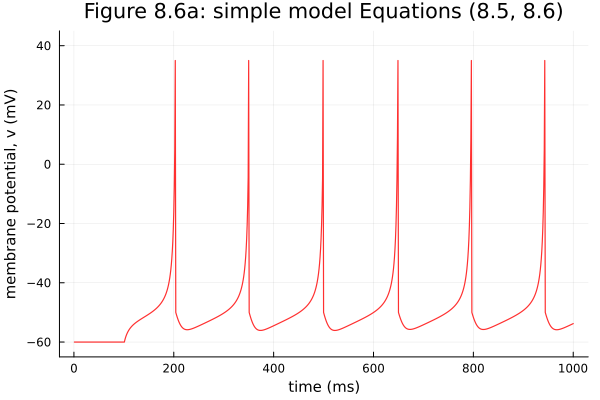

This chart was generated by the following Julia code:
### A Pluto.jl notebook ###
# v0.19.45

using Markdown
using InteractiveUtils

# ╔═╡ 417d66ce-a046-11ef-13b9-3df4bf34ef36
using Plots

# ╔═╡ c4cb3153-77f4-4e1a-996f-76d74ac9d646
md"""
The following MATLAB code simulates the model (Equations 8.5 & 8.6) and produces Figure 8.6a; see page 274.

We will translate the MATLAB code into Julia and recreate Figure 8.6a.

```matlab
C=100; vr=-60; vt=-40; k=0.7; % parameters used for RS
a=0.03; b=-2; c=-50; d=100; % neocortical pyramidal neurons
vpeak=35; % spike cutoff

T=1000; tau=1; % time span and step (ms)
n=round(T/tau); % number of simulation steps
v=vr*ones(1,n); u=0*v; % initial values
I=[zeros(1,0.1*n),70*ones(1,0.9*n)];% pulse of input DC current

for i=1:n-1 % forward Euler method
	v(i+1)=v(i)+tau*(k*(v(i)-vr)*(v(i)-vt)-u(i)+I(i))/C;
	u(i+1)=u(i)+tau*a*(b*(v(i)-vr)-u(i));
	if v(i+1)>=vpeak % a spike is fired!
		v(i)=vpeak; % padding the spike amplitude
		v(i+1)=c; % membrane voltage reset
		u(i+1)=u(i+1)+d; % recovery variable update
	end;
end;
plot(tau*(1:n), v); % plot the result
```
"""

# ╔═╡ 66805534-4dda-49d8-9d10-fcb119c4cb1a
begin
	C,vr,vt,k=[100,-60,-40,0.7]    # parameters used for RS
	a,b,c,d=[0.03,-2,-50,100]      # neocortical pyramidal neurons
	vpeak=35                       # spike cutoff
	
	T,tau=[1000, 1]                # time span and step (ms)
	n=round(Int, T/tau)            # number of simulation steps
	v,u=[vr*ones(1,n),zeros(1,n)]  # initial values
	I=[zeros(1,round(Int, 0.1*n)) 70*ones(1,round(Int,0.9*n))] # pules of input DC current
end

# ╔═╡ 20e78377-6380-4b7d-9552-bc6c7c46bf62
for i=1:n-1
	v[i+1]=v[i]+tau*(k*(v[i]-vr)*(v[i]-vt)-u[i]+I[i])/C
	u[i+1]=u[i]+tau*a*(b*(v[i]-vr)-u[i])
	if v[i+1]>=vpeak                     # a spike is fired!
		v[i]=vpeak                       # padding the spike amplitude
		v[i+1]=c                         # membrane voltage reset
		u[i+1]=u[i+1]+d                  # recovery variable update
	end
end

# ╔═╡ b18c0871-6da3-43ce-853e-d1f812860a34
plot([tau*i for i=1:n],[v[i] for i=1:n])

# ╔═╡ 8ce4c31d-2eb8-4c3b-82bb-39987ccdd799
md"""
Thus the complete Julia translation of the provided MATLAB code is:

```julia
C,vr,vt,k=[100,-60,-40,0.7]    # parameters used for RS
a,b,c,d=[0.03,-2,-50,100]      # neocortical pyramidal neurons
vpeak=35                       # spike cutoff

T,tau=[1000, 1]                # time span and step (ms)
n=round(Int, T/tau)            # number of simulation steps
v,u=[vr*ones(1,n),zeros(1,n)]  # initial values
I=[zeros(1,round(Int, 0.1*n)) 70*ones(1,round(Int,0.9*n))] # pules of input DC current

for i=1:n-1
	v[i+1]=v[i]+tau*(k*(v[i]-vr)*(v[i]-vt)-u[i]+I[i])/C
	u[i+1]=u[i]+tau*a*(b*(v[i]-vr)-u[i])
	if v[i+1]>=vpeak                     # a spike is fired!
		v[i]=vpeak                       # padding the spike amplitude
		v[i+1]=c                         # membrane voltage reset
		u[i+1]=u[i+1]+d                  # recovery variable update
	end
end

plot([tau*i for i=1:n],[v[i] for i=1:n])
```
"""

# ╔═╡ c32cb70b-d72c-49bf-b3d9-eec158e6e72a
md"""
Tidying up the plot and saving:
"""

# ╔═╡ 3bc0235a-880a-4b6e-8358-1981c6d35674
plot(
	[tau*i for i=1:n],
	[v[i] for i=1:n],
	color=:firebrick1,
	linewidth=1.2,
	ylim=[-65,45],
	xtick=0:200:1000,
	ytick=-60:20:40,
	label="",
	xlabel="time (ms)",
	ylabel="membrane potential, v (mV)",
	xguidefontsize=10,
	yguidefontsize=10,
	title="Figure 8.6a",
	titlefontsize=14
)

# ╔═╡ 130ac2d5-661e-45c8-89c5-5756d45f1cd4
savefig("fig8_6a")

# ╔═╡ 00000000-0000-0000-0000-000000000001
PLUTO_PROJECT_TOML_CONTENTS = """
[deps]
Plots = "91a5bcdd-55d7-5caf-9e0b-520d859cae80"

[compat]
Plots = "~1.40.8"
"""

# ╔═╡ 00000000-0000-0000-0000-000000000002
PLUTO_MANIFEST_TOML_CONTENTS = """
# This file is machine-generated - editing it directly is not advised

julia_version = "1.8.0"
manifest_format = "2.0"
project_hash = "cd0152cf4ca63e41e1e8e7cfd4831fc9f5ed5873"

[[deps.ArgTools]]
uuid = "0dad84c5-d112-42e6-8d28-ef12dabb789f"
version = "1.1.1"

[[deps.Artifacts]]
uuid = "56f22d72-fd6d-98f1-02f0-08ddc0907c33"

[[deps.Base64]]
uuid = "2a0f44e3-6c83-55bd-87e4-b1978d98bd5f"

[[deps.BitFlags]]
git-tree-sha1 = "0691e34b3bb8be9307330f88d1a3c3f25466c24d"
uuid = "d1d4a3ce-64b1-5f1a-9ba4-7e7e69966f35"
version = "0.1.9"

[[deps.Bzip2_jll]]
deps = ["Artifacts", "JLLWrappers", "Libdl", "Pkg"]
git-tree-sha1 = "8873e196c2eb87962a2048b3b8e08946535864a1"
uuid = "6e34b625-4abd-537c-b88f-471c36dfa7a0"
version = "1.0.8+2"

[[deps.Cairo_jll]]
deps = ["Artifacts", "Bzip2_jll", "CompilerSupportLibraries_jll", "Fontconfig_jll", "FreeType2_jll", "Glib_jll", "JLLWrappers", "LZO_jll", "Libdl", "Pixman_jll", "Xorg_libXext_jll", "Xorg_libXrender_jll", "Zlib_jll", "libpng_jll"]
git-tree-sha1 = "009060c9a6168704143100f36ab08f06c2af4642"
uuid = "83423d85-b0ee-5818-9007-b63ccbeb887a"
version = "1.18.2+1"

[[deps.ChainRulesCore]]
deps = ["Compat", "LinearAlgebra", "SparseArrays"]
git-tree-sha1 = "3e4b134270b372f2ed4d4d0e936aabaefc1802bc"
uuid = "d360d2e6-b24c-11e9-a2a3-2a2ae2dbcce4"
version = "1.25.0"

[[deps.ChangesOfVariables]]
deps = ["InverseFunctions", "LinearAlgebra", "Test"]
git-tree-sha1 = "799b25ca3a8a24936ae7b5c52ad194685fc3e6ef"
uuid = "9e997f8a-9a97-42d5-a9f1-ce6bfc15e2c0"
version = "0.1.9"

[[deps.CodecZlib]]
deps = ["TranscodingStreams", "Zlib_jll"]
git-tree-sha1 = "bce6804e5e6044c6daab27bb533d1295e4a2e759"
uuid = "944b1d66-785c-5afd-91f1-9de20f533193"
version = "0.7.6"

[[deps.ColorSchemes]]
deps = ["ColorTypes", "ColorVectorSpace", "Colors", "FixedPointNumbers", "PrecompileTools", "Random"]
git-tree-sha1 = "c785dfb1b3bfddd1da557e861b919819b82bbe5b"
uuid = "35d6a980-a343-548e-a6ea-1d62b119f2f4"
version = "3.27.1"

[[deps.ColorTypes]]
deps = ["FixedPointNumbers", "Random"]
git-tree-sha1 = "c7acce7a7e1078a20a285211dd73cd3941a871d6"
uuid = "3da002f7-5984-5a60-b8a6-cbb66c0b333f"
version = "0.12.0"

[[deps.ColorVectorSpace]]
deps = ["ColorTypes", "FixedPointNumbers", "LinearAlgebra", "Requires", "Statistics", "TensorCore"]
git-tree-sha1 = "8b3b6f87ce8f65a2b4f857528fd8d70086cd72b1"
uuid = "c3611d14-8923-5661-9e6a-0046d554d3a4"
version = "0.11.0"

[[deps.Colors]]
deps = ["ColorTypes", "FixedPointNumbers", "Reexport"]
git-tree-sha1 = "64e15186f0aa277e174aa81798f7eb8598e0157e"
uuid = "5ae59095-9a9b-59fe-a467-6f913c188581"
version = "0.13.0"

[[deps.Compat]]
deps = ["Dates", "LinearAlgebra", "TOML", "UUIDs"]
git-tree-sha1 = "8ae8d32e09f0dcf42a36b90d4e17f5dd2e4c4215"
uuid = "34da2185-b29b-5c13-b0c7-acf172513d20"
version = "4.16.0"

[[deps.CompilerSupportLibraries_jll]]
deps = ["Artifacts", "Libdl"]
uuid = "e66e0078-7015-5450-92f7-15fbd957f2ae"
version = "0.5.2+0"

[[deps.ConcurrentUtilities]]
deps = ["Serialization", "Sockets"]
git-tree-sha1 = "ea32b83ca4fefa1768dc84e504cc0a94fb1ab8d1"
uuid = "f0e56b4a-5159-44fe-b623-3e5288b988bb"
version = "2.4.2"

[[deps.ConstructionBase]]
deps = ["LinearAlgebra"]
git-tree-sha1 = "76219f1ed5771adbb096743bff43fb5fdd4c1157"
uuid = "187b0558-2788-49d3-abe0-74a17ed4e7c9"
version = "1.5.8"

[[deps.Contour]]
git-tree-sha1 = "439e35b0b36e2e5881738abc8857bd92ad6ff9a8"
uuid = "d38c429a-6771-53c6-b99e-75d170b6e991"
version = "0.6.3"

[[deps.DataAPI]]
git-tree-sha1 = "abe83f3a2f1b857aac70ef8b269080af17764bbe"
uuid = "9a962f9c-6df0-11e9-0e5d-c546b8b5ee8a"
version = "1.16.0"

[[deps.DataStructures]]
deps = ["Compat", "InteractiveUtils", "OrderedCollections"]
git-tree-sha1 = "1d0a14036acb104d9e89698bd408f63ab58cdc82"
uuid = "864edb3b-99cc-5e75-8d2d-829cb0a9cfe8"
version = "0.18.20"

[[deps.Dates]]
deps = ["Printf"]
uuid = "ade2ca70-3891-5945-98fb-dc099432e06a"

[[deps.Dbus_jll]]
deps = ["Artifacts", "Expat_jll", "JLLWrappers", "Libdl"]
git-tree-sha1 = "fc173b380865f70627d7dd1190dc2fce6cc105af"
uuid = "ee1fde0b-3d02-5ea6-8484-8dfef6360eab"
version = "1.14.10+0"

[[deps.DelimitedFiles]]
deps = ["Mmap"]
uuid = "8bb1440f-4735-579b-a4ab-409b98df4dab"

[[deps.DocStringExtensions]]
deps = ["LibGit2"]
git-tree-sha1 = "2fb1e02f2b635d0845df5d7c167fec4dd739b00d"
uuid = "ffbed154-4ef7-542d-bbb7-c09d3a79fcae"
version = "0.9.3"

[[deps.Downloads]]
deps = ["ArgTools", "FileWatching", "LibCURL", "NetworkOptions"]
uuid = "f43a241f-c20a-4ad4-852c-f6b1247861c6"
version = "1.6.0"

[[deps.EpollShim_jll]]
deps = ["Artifacts", "JLLWrappers", "Libdl"]
git-tree-sha1 = "8e9441ee83492030ace98f9789a654a6d0b1f643"
uuid = "2702e6a9-849d-5ed8-8c21-79e8b8f9ee43"
version = "0.0.20230411+0"

[[deps.ExceptionUnwrapping]]
deps = ["Test"]
git-tree-sha1 = "dcb08a0d93ec0b1cdc4af184b26b591e9695423a"
uuid = "460bff9d-24e4-43bc-9d9f-a8973cb893f4"
version = "0.1.10"

[[deps.Expat_jll]]
deps = ["Artifacts", "JLLWrappers", "Libdl"]
git-tree-sha1 = "1c6317308b9dc757616f0b5cb379db10494443a7"
uuid = "2e619515-83b5-522b-bb60-26c02a35a201"
version = "2.6.2+0"

[[deps.FFMPEG]]
deps = ["FFMPEG_jll"]
git-tree-sha1 = "53ebe7511fa11d33bec688a9178fac4e49eeee00"
uuid = "c87230d0-a227-11e9-1b43-d7ebe4e7570a"
version = "0.4.2"

[[deps.FFMPEG_jll]]
deps = ["Artifacts", "Bzip2_jll", "FreeType2_jll", "FriBidi_jll", "JLLWrappers", "LAME_jll", "Libdl", "Ogg_jll", "OpenSSL_jll", "Opus_jll", "PCRE2_jll", "Zlib_jll", "libaom_jll", "libass_jll", "libfdk_aac_jll", "libvorbis_jll", "x264_jll", "x265_jll"]
git-tree-sha1 = "466d45dc38e15794ec7d5d63ec03d776a9aff36e"
uuid = "b22a6f82-2f65-5046-a5b2-351ab43fb4e5"
version = "4.4.4+1"

[[deps.FileWatching]]
uuid = "7b1f6079-737a-58dc-b8bc-7a2ca5c1b5ee"

[[deps.FixedPointNumbers]]
deps = ["Statistics"]
git-tree-sha1 = "05882d6995ae5c12bb5f36dd2ed3f61c98cbb172"
uuid = "53c48c17-4a7d-5ca2-90c5-79b7896eea93"
version = "0.8.5"

[[deps.Fontconfig_jll]]
deps = ["Artifacts", "Bzip2_jll", "Expat_jll", "FreeType2_jll", "JLLWrappers", "Libdl", "Libuuid_jll", "Zlib_jll"]
git-tree-sha1 = "db16beca600632c95fc8aca29890d83788dd8b23"
uuid = "a3f928ae-7b40-5064-980b-68af3947d34b"
version = "2.13.96+0"

[[deps.Format]]
git-tree-sha1 = "9c68794ef81b08086aeb32eeaf33531668d5f5fc"
uuid = "1fa38f19-a742-5d3f-a2b9-30dd87b9d5f8"
version = "1.3.7"

[[deps.FreeType2_jll]]
deps = ["Artifacts", "Bzip2_jll", "JLLWrappers", "Libdl", "Zlib_jll"]
git-tree-sha1 = "5c1d8ae0efc6c2e7b1fc502cbe25def8f661b7bc"
uuid = "d7e528f0-a631-5988-bf34-fe36492bcfd7"
version = "2.13.2+0"

[[deps.FriBidi_jll]]
deps = ["Artifacts", "JLLWrappers", "Libdl"]
git-tree-sha1 = "1ed150b39aebcc805c26b93a8d0122c940f64ce2"
uuid = "559328eb-81f9-559d-9380-de523a88c83c"
version = "1.0.14+0"

[[deps.GLFW_jll]]
deps = ["Artifacts", "JLLWrappers", "Libdl", "Libglvnd_jll", "Xorg_libXcursor_jll", "Xorg_libXi_jll", "Xorg_libXinerama_jll", "Xorg_libXrandr_jll", "libdecor_jll", "xkbcommon_jll"]
git-tree-sha1 = "532f9126ad901533af1d4f5c198867227a7bb077"
uuid = "0656b61e-2033-5cc2-a64a-77c0f6c09b89"
version = "3.4.0+1"

[[deps.GR]]
deps = ["Artifacts", "Base64", "DelimitedFiles", "Downloads", "GR_jll", "HTTP", "JSON", "Libdl", "LinearAlgebra", "Preferences", "Printf", "Qt6Wayland_jll", "Random", "Serialization", "Sockets", "TOML", "Tar", "Test", "p7zip_jll"]
git-tree-sha1 = "ee28ddcd5517d54e417182fec3886e7412d3926f"
uuid = "28b8d3ca-fb5f-59d9-8090-bfdbd6d07a71"
version = "0.73.8"

[[deps.GR_jll]]
deps = ["Artifacts", "Bzip2_jll", "Cairo_jll", "FFMPEG_jll", "Fontconfig_jll", "FreeType2_jll", "GLFW_jll", "JLLWrappers", "JpegTurbo_jll", "Libdl", "Libtiff_jll", "Pixman_jll", "Qt6Base_jll", "Zlib_jll", "libpng_jll"]
git-tree-sha1 = "f31929b9e67066bee48eec8b03c0df47d31a74b3"
uuid = "d2c73de3-f751-5644-a686-071e5b155ba9"
version = "0.73.8+0"

[[deps.Gettext_jll]]
deps = ["Artifacts", "CompilerSupportLibraries_jll", "JLLWrappers", "Libdl", "Libiconv_jll", "Pkg", "XML2_jll"]
git-tree-sha1 = "9b02998aba7bf074d14de89f9d37ca24a1a0b046"
uuid = "78b55507-aeef-58d4-861c-77aaff3498b1"
version = "0.21.0+0"

[[deps.Glib_jll]]
deps = ["Artifacts", "Gettext_jll", "JLLWrappers", "Libdl", "Libffi_jll", "Libiconv_jll", "Libmount_jll", "PCRE2_jll", "Zlib_jll"]
git-tree-sha1 = "674ff0db93fffcd11a3573986e550d66cd4fd71f"
uuid = "7746bdde-850d-59dc-9ae8-88ece973131d"
version = "2.80.5+0"

[[deps.Graphite2_jll]]
deps = ["Artifacts", "JLLWrappers", "Libdl", "Pkg"]
git-tree-sha1 = "344bf40dcab1073aca04aa0df4fb092f920e4011"
uuid = "3b182d85-2403-5c21-9c21-1e1f0cc25472"
version = "1.3.14+0"

[[deps.Grisu]]
git-tree-sha1 = "53bb909d1151e57e2484c3d1b53e19552b887fb2"
uuid = "42e2da0e-8278-4e71-bc24-59509adca0fe"
version = "1.0.2"

[[deps.HTTP]]
deps = ["Base64", "CodecZlib", "ConcurrentUtilities", "Dates", "ExceptionUnwrapping", "Logging", "LoggingExtras", "MbedTLS", "NetworkOptions", "OpenSSL", "Random", "SimpleBufferStream", "Sockets", "URIs", "UUIDs"]
git-tree-sha1 = "1336e07ba2eb75614c99496501a8f4b233e9fafe"
uuid = "cd3eb016-35fb-5094-929b-558a96fad6f3"
version = "1.10.10"

[[deps.HarfBuzz_jll]]
deps = ["Artifacts", "Cairo_jll", "Fontconfig_jll", "FreeType2_jll", "Glib_jll", "Graphite2_jll", "JLLWrappers", "Libdl", "Libffi_jll"]
git-tree-sha1 = "401e4f3f30f43af2c8478fc008da50096ea5240f"
uuid = "2e76f6c2-a576-52d4-95c1-20adfe4de566"
version = "8.3.1+0"

[[deps.InteractiveUtils]]
deps = ["Markdown"]
uuid = "b77e0a4c-d291-57a0-90e8-8db25a27a240"

[[deps.InverseFunctions]]
deps = ["Dates", "Test"]
git-tree-sha1 = "a779299d77cd080bf77b97535acecd73e1c5e5cb"
uuid = "3587e190-3f89-42d0-90ee-14403ec27112"
version = "0.1.17"

[[deps.IrrationalConstants]]
git-tree-sha1 = "630b497eafcc20001bba38a4651b327dcfc491d2"
uuid = "92d709cd-6900-40b7-9082-c6be49f344b6"
version = "0.2.2"

[[deps.JLFzf]]
deps = ["Pipe", "REPL", "Random", "fzf_jll"]
git-tree-sha1 = "39d64b09147620f5ffbf6b2d3255be3c901bec63"
uuid = "1019f520-868f-41f5-a6de-eb00f4b6a39c"
version = "0.1.8"

[[deps.JLLWrappers]]
deps = ["Artifacts", "Preferences"]
git-tree-sha1 = "be3dc50a92e5a386872a493a10050136d4703f9b"
uuid = "692b3bcd-3c85-4b1f-b108-f13ce0eb3210"
version = "1.6.1"

[[deps.JSON]]
deps = ["Dates", "Mmap", "Parsers", "Unicode"]
git-tree-sha1 = "31e996f0a15c7b280ba9f76636b3ff9e2ae58c9a"
uuid = "682c06a0-de6a-54ab-a142-c8b1cf79cde6"
version = "0.21.4"

[[deps.JpegTurbo_jll]]
deps = ["Artifacts", "JLLWrappers", "Libdl"]
git-tree-sha1 = "25ee0be4d43d0269027024d75a24c24d6c6e590c"
uuid = "aacddb02-875f-59d6-b918-886e6ef4fbf8"
version = "3.0.4+0"

[[deps.LAME_jll]]
deps = ["Artifacts", "JLLWrappers", "Libdl"]
git-tree-sha1 = "170b660facf5df5de098d866564877e119141cbd"
uuid = "c1c5ebd0-6772-5130-a774-d5fcae4a789d"
version = "3.100.2+0"

[[deps.LERC_jll]]
deps = ["Artifacts", "JLLWrappers", "Libdl"]
git-tree-sha1 = "36bdbc52f13a7d1dcb0f3cd694e01677a515655b"
uuid = "88015f11-f218-50d7-93a8-a6af411a945d"
version = "4.0.0+0"

[[deps.LLVMOpenMP_jll]]
deps = ["Artifacts", "JLLWrappers", "Libdl"]
git-tree-sha1 = "78211fb6cbc872f77cad3fc0b6cf647d923f4929"
uuid = "1d63c593-3942-5779-bab2-d838dc0a180e"
version = "18.1.7+0"

[[deps.LZO_jll]]
deps = ["Artifacts", "JLLWrappers", "Libdl"]
git-tree-sha1 = "854a9c268c43b77b0a27f22d7fab8d33cdb3a731"
uuid = "dd4b983a-f0e5-5f8d-a1b7-129d4a5fb1ac"
version = "2.10.2+1"

[[deps.LaTeXStrings]]
git-tree-sha1 = "dda21b8cbd6a6c40d9d02a73230f9d70fed6918c"
uuid = "b964fa9f-0449-5b57-a5c2-d3ea65f4040f"
version = "1.4.0"

[[deps.Latexify]]
deps = ["Format", "InteractiveUtils", "LaTeXStrings", "MacroTools", "Markdown", "OrderedCollections", "Requires"]
git-tree-sha1 = "ce5f5621cac23a86011836badfedf664a612cee4"
uuid = "23fbe1c1-3f47-55db-b15f-69d7ec21a316"
version = "0.16.5"

[[deps.LibCURL]]
deps = ["LibCURL_jll", "MozillaCACerts_jll"]
uuid = "b27032c2-a3e7-50c8-80cd-2d36dbcbfd21"
version = "0.6.3"

[[deps.LibCURL_jll]]
deps = ["Artifacts", "LibSSH2_jll", "Libdl", "MbedTLS_jll", "Zlib_jll", "nghttp2_jll"]
uuid = "deac9b47-8bc7-5906-a0fe-35ac56dc84c0"
version = "7.84.0+0"

[[deps.LibGit2]]
deps = ["Base64", "NetworkOptions", "Printf", "SHA"]
uuid = "76f85450-5226-5b5a-8eaa-529ad045b433"

[[deps.LibSSH2_jll]]
deps = ["Artifacts", "Libdl", "MbedTLS_jll"]
uuid = "29816b5a-b9ab-546f-933c-edad1886dfa8"
version = "1.10.2+0"

[[deps.Libdl]]
uuid = "8f399da3-3557-5675-b5ff-fb832c97cbdb"

[[deps.Libffi_jll]]
deps = ["Artifacts", "JLLWrappers", "Libdl", "Pkg"]
git-tree-sha1 = "0b4a5d71f3e5200a7dff793393e09dfc2d874290"
uuid = "e9f186c6-92d2-5b65-8a66-fee21dc1b490"
version = "3.2.2+1"

[[deps.Libgcrypt_jll]]
deps = ["Artifacts", "JLLWrappers", "Libdl", "Libgpg_error_jll"]
git-tree-sha1 = "8be878062e0ffa2c3f67bb58a595375eda5de80b"
uuid = "d4300ac3-e22c-5743-9152-c294e39db1e4"
version = "1.11.0+0"

[[deps.Libglvnd_jll]]
deps = ["Artifacts", "JLLWrappers", "Libdl", "Pkg", "Xorg_libX11_jll", "Xorg_libXext_jll"]
git-tree-sha1 = "6f73d1dd803986947b2c750138528a999a6c7733"
uuid = "7e76a0d4-f3c7-5321-8279-8d96eeed0f29"
version = "1.6.0+0"

[[deps.Libgpg_error_jll]]
deps = ["Artifacts", "JLLWrappers", "Libdl"]
git-tree-sha1 = "c6ce1e19f3aec9b59186bdf06cdf3c4fc5f5f3e6"
uuid = "7add5ba3-2f88-524e-9cd5-f83b8a55f7b8"
version = "1.50.0+0"

[[deps.Libiconv_jll]]
deps = ["Artifacts", "JLLWrappers", "Libdl"]
git-tree-sha1 = "61dfdba58e585066d8bce214c5a51eaa0539f269"
uuid = "94ce4f54-9a6c-5748-9c1c-f9c7231a4531"
version = "1.17.0+1"

[[deps.Libmount_jll]]
deps = ["Artifacts", "JLLWrappers", "Libdl"]
git-tree-sha1 = "0c4f9c4f1a50d8f35048fa0532dabbadf702f81e"
uuid = "4b2f31a3-9ecc-558c-b454-b3730dcb73e9"
version = "2.40.1+0"

[[deps.Libtiff_jll]]
deps = ["Artifacts", "JLLWrappers", "JpegTurbo_jll", "LERC_jll", "Libdl", "XZ_jll", "Zlib_jll", "Zstd_jll"]
git-tree-sha1 = "b404131d06f7886402758c9ce2214b636eb4d54a"
uuid = "89763e89-9b03-5906-acba-b20f662cd828"
version = "4.7.0+0"

[[deps.Libuuid_jll]]
deps = ["Artifacts", "JLLWrappers", "Libdl"]
git-tree-sha1 = "5ee6203157c120d79034c748a2acba45b82b8807"
uuid = "38a345b3-de98-5d2b-a5d3-14cd9215e700"
version = "2.40.1+0"

[[deps.LinearAlgebra]]
deps = ["Libdl", "libblastrampoline_jll"]
uuid = "37e2e46d-f89d-539d-b4ee-838fcccc9c8e"

[[deps.LogExpFunctions]]
deps = ["ChainRulesCore", "ChangesOfVariables", "DocStringExtensions", "InverseFunctions", "IrrationalConstants", "LinearAlgebra"]
git-tree-sha1 = "a2d09619db4e765091ee5c6ffe8872849de0feea"
uuid = "2ab3a3ac-af41-5b50-aa03-7779005ae688"
version = "0.3.28"

[[deps.Logging]]
uuid = "56ddb016-857b-54e1-b83d-db4d58db5568"

[[deps.LoggingExtras]]
deps = ["Dates", "Logging"]
git-tree-sha1 = "f02b56007b064fbfddb4c9cd60161b6dd0f40df3"
uuid = "e6f89c97-d47a-5376-807f-9c37f3926c36"
version = "1.1.0"

[[deps.MacroTools]]
deps = ["Markdown", "Random"]
git-tree-sha1 = "2fa9ee3e63fd3a4f7a9a4f4744a52f4856de82df"
uuid = "1914dd2f-81c6-5fcd-8719-6d5c9610ff09"
version = "0.5.13"

[[deps.Markdown]]
deps = ["Base64"]
uuid = "d6f4376e-aef5-505a-96c1-9c027394607a"

[[deps.MbedTLS]]
deps = ["Dates", "MbedTLS_jll", "MozillaCACerts_jll", "NetworkOptions", "Random", "Sockets"]
git-tree-sha1 = "c067a280ddc25f196b5e7df3877c6b226d390aaf"
uuid = "739be429-bea8-5141-9913-cc70e7f3736d"
version = "1.1.9"

[[deps.MbedTLS_jll]]
deps = ["Artifacts", "Libdl"]
uuid = "c8ffd9c3-330d-5841-b78e-0817d7145fa1"
version = "2.28.0+0"

[[deps.Measures]]
git-tree-sha1 = "c13304c81eec1ed3af7fc20e75fb6b26092a1102"
uuid = "442fdcdd-2543-5da2-b0f3-8c86c306513e"
version = "0.3.2"

[[deps.Missings]]
deps = ["DataAPI"]
git-tree-sha1 = "ec4f7fbeab05d7747bdf98eb74d130a2a2ed298d"
uuid = "e1d29d7a-bbdc-5cf2-9ac0-f12de2c33e28"
version = "1.2.0"

[[deps.Mmap]]
uuid = "a63ad114-7e13-5084-954f-fe012c677804"

[[deps.MozillaCACerts_jll]]
uuid = "14a3606d-f60d-562e-9121-12d972cd8159"
version = "2022.2.1"

[[deps.NaNMath]]
deps = ["OpenLibm_jll"]
git-tree-sha1 = "0877504529a3e5c3343c6f8b4c0381e57e4387e4"
uuid = "77ba4419-2d1f-58cd-9bb1-8ffee604a2e3"
version = "1.0.2"

[[deps.NetworkOptions]]
uuid = "ca575930-c2e3-43a9-ace4-1e988b2c1908"
version = "1.2.0"

[[deps.Ogg_jll]]
deps = ["Artifacts", "JLLWrappers", "Libdl", "Pkg"]
git-tree-sha1 = "887579a3eb005446d514ab7aeac5d1d027658b8f"
uuid = "e7412a2a-1a6e-54c0-be00-318e2571c051"
version = "1.3.5+1"

[[deps.OpenBLAS_jll]]
deps = ["Artifacts", "CompilerSupportLibraries_jll", "Libdl"]
uuid = "4536629a-c528-5b80-bd46-f80d51c5b363"
version = "0.3.20+0"

[[deps.OpenLibm_jll]]
deps = ["Artifacts", "Libdl"]
uuid = "05823500-19ac-5b8b-9628-191a04bc5112"
version = "0.8.1+0"

[[deps.OpenSSL]]
deps = ["BitFlags", "Dates", "MozillaCACerts_jll", "OpenSSL_jll", "Sockets"]
git-tree-sha1 = "38cb508d080d21dc1128f7fb04f20387ed4c0af4"
uuid = "4d8831e6-92b7-49fb-bdf8-b643e874388c"
version = "1.4.3"

[[deps.OpenSSL_jll]]
deps = ["Artifacts", "JLLWrappers", "Libdl"]
git-tree-sha1 = "7493f61f55a6cce7325f197443aa80d32554ba10"
uuid = "458c3c95-2e84-50aa-8efc-19380b2a3a95"
version = "3.0.15+1"

[[deps.Opus_jll]]
deps = ["Artifacts", "JLLWrappers", "Libdl"]
git-tree-sha1 = "6703a85cb3781bd5909d48730a67205f3f31a575"
uuid = "91d4177d-7536-5919-b921-800302f37372"
version = "1.3.3+0"

[[deps.OrderedCollections]]
git-tree-sha1 = "dfdf5519f235516220579f949664f1bf44e741c5"
uuid = "bac558e1-5e72-5ebc-8fee-abe8a469f55d"
version = "1.6.3"

[[deps.PCRE2_jll]]
deps = ["Artifacts", "Libdl"]
uuid = "efcefdf7-47ab-520b-bdef-62a2eaa19f15"
version = "10.40.0+0"

[[deps.Pango_jll]]
deps = ["Artifacts", "Cairo_jll", "Fontconfig_jll", "FreeType2_jll", "FriBidi_jll", "Glib_jll", "HarfBuzz_jll", "JLLWrappers", "Libdl"]
git-tree-sha1 = "e127b609fb9ecba6f201ba7ab753d5a605d53801"
uuid = "36c8627f-9965-5494-a995-c6b170f724f3"
version = "1.54.1+0"

[[deps.Parsers]]
deps = ["Dates", "PrecompileTools", "UUIDs"]
git-tree-sha1 = "8489905bcdbcfac64d1daa51ca07c0d8f0283821"
uuid = "69de0a69-1ddd-5017-9359-2bf0b02dc9f0"
version = "2.8.1"

[[deps.Pipe]]
git-tree-sha1 = "6842804e7867b115ca9de748a0cf6b364523c16d"
uuid = "b98c9c47-44ae-5843-9183-064241ee97a0"
version = "1.3.0"

[[deps.Pixman_jll]]
deps = ["Artifacts", "CompilerSupportLibraries_jll", "JLLWrappers", "LLVMOpenMP_jll", "Libdl"]
git-tree-sha1 = "35621f10a7531bc8fa58f74610b1bfb70a3cfc6b"
uuid = "30392449-352a-5448-841d-b1acce4e97dc"
version = "0.43.4+0"

[[deps.Pkg]]
deps = ["Artifacts", "Dates", "Downloads", "LibGit2", "Libdl", "Logging", "Markdown", "Printf", "REPL", "Random", "SHA", "Serialization", "TOML", "Tar", "UUIDs", "p7zip_jll"]
uuid = "44cfe95a-1eb2-52ea-b672-e2afdf69b78f"
version = "1.8.0"

[[deps.PlotThemes]]
deps = ["PlotUtils", "Statistics"]
git-tree-sha1 = "41031ef3a1be6f5bbbf3e8073f210556daeae5ca"
uuid = "ccf2f8ad-2431-5c83-bf29-c5338b663b6a"
version = "3.3.0"

[[deps.PlotUtils]]
deps = ["ColorSchemes", "Colors", "Dates", "PrecompileTools", "Printf", "Random", "Reexport", "StableRNGs", "Statistics"]
git-tree-sha1 = "3ca9a356cd2e113c420f2c13bea19f8d3fb1cb18"
uuid = "995b91a9-d308-5afd-9ec6-746e21dbc043"
version = "1.4.3"

[[deps.Plots]]
deps = ["Base64", "Contour", "Dates", "Downloads", "FFMPEG", "FixedPointNumbers", "GR", "JLFzf", "JSON", "LaTeXStrings", "Latexify", "LinearAlgebra", "Measures", "NaNMath", "Pkg", "PlotThemes", "PlotUtils", "PrecompileTools", "Printf", "REPL", "Random", "RecipesBase", "RecipesPipeline", "Reexport", "RelocatableFolders", "Requires", "Scratch", "Showoff", "SparseArrays", "Statistics", "StatsBase", "TOML", "UUIDs", "UnicodeFun", "UnitfulLatexify", "Unzip"]
git-tree-sha1 = "45470145863035bb124ca51b320ed35d071cc6c2"
uuid = "91a5bcdd-55d7-5caf-9e0b-520d859cae80"
version = "1.40.8"

[[deps.PrecompileTools]]
deps = ["Preferences"]
git-tree-sha1 = "5aa36f7049a63a1528fe8f7c3f2113413ffd4e1f"
uuid = "aea7be01-6a6a-4083-8856-8a6e6704d82a"
version = "1.2.1"

[[deps.Preferences]]
deps = ["TOML"]
git-tree-sha1 = "9306f6085165d270f7e3db02af26a400d580f5c6"
uuid = "21216c6a-2e73-6563-6e65-726566657250"
version = "1.4.3"

[[deps.Printf]]
deps = ["Unicode"]
uuid = "de0858da-6303-5e67-8744-51eddeeeb8d7"

[[deps.Qt6Base_jll]]
deps = ["Artifacts", "CompilerSupportLibraries_jll", "Fontconfig_jll", "Glib_jll", "JLLWrappers", "Libdl", "Libglvnd_jll", "OpenSSL_jll", "Vulkan_Loader_jll", "Xorg_libSM_jll", "Xorg_libXext_jll", "Xorg_libXrender_jll", "Xorg_libxcb_jll", "Xorg_xcb_util_cursor_jll", "Xorg_xcb_util_image_jll", "Xorg_xcb_util_keysyms_jll", "Xorg_xcb_util_renderutil_jll", "Xorg_xcb_util_wm_jll", "Zlib_jll", "libinput_jll", "xkbcommon_jll"]
git-tree-sha1 = "492601870742dcd38f233b23c3ec629628c1d724"
uuid = "c0090381-4147-56d7-9ebc-da0b1113ec56"
version = "6.7.1+1"

[[deps.Qt6Declarative_jll]]
deps = ["Artifacts", "JLLWrappers", "Libdl", "Qt6Base_jll", "Qt6ShaderTools_jll"]
git-tree-sha1 = "e5dd466bf2569fe08c91a2cc29c1003f4797ac3b"
uuid = "629bc702-f1f5-5709-abd5-49b8460ea067"
version = "6.7.1+2"

[[deps.Qt6ShaderTools_jll]]
deps = ["Artifacts", "JLLWrappers", "Libdl", "Qt6Base_jll"]
git-tree-sha1 = "1a180aeced866700d4bebc3120ea1451201f16bc"
uuid = "ce943373-25bb-56aa-8eca-768745ed7b5a"
version = "6.7.1+1"

[[deps.Qt6Wayland_jll]]
deps = ["Artifacts", "JLLWrappers", "Libdl", "Qt6Base_jll", "Qt6Declarative_jll"]
git-tree-sha1 = "729927532d48cf79f49070341e1d918a65aba6b0"
uuid = "e99dba38-086e-5de3-a5b1-6e4c66e897c3"
version = "6.7.1+1"

[[deps.REPL]]
deps = ["InteractiveUtils", "Markdown", "Sockets", "Unicode"]
uuid = "3fa0cd96-eef1-5676-8a61-b3b8758bbffb"

[[deps.Random]]
deps = ["SHA", "Serialization"]
uuid = "9a3f8284-a2c9-5f02-9a11-845980a1fd5c"

[[deps.RecipesBase]]
deps = ["PrecompileTools"]
git-tree-sha1 = "5c3d09cc4f31f5fc6af001c250bf1278733100ff"
uuid = "3cdcf5f2-1ef4-517c-9805-6587b60abb01"
version = "1.3.4"

[[deps.RecipesPipeline]]
deps = ["Dates", "NaNMath", "PlotUtils", "PrecompileTools", "RecipesBase"]
git-tree-sha1 = "45cf9fd0ca5839d06ef333c8201714e888486342"
uuid = "01d81517-befc-4cb6-b9ec-a95719d0359c"
version = "0.6.12"

[[deps.Reexport]]
git-tree-sha1 = "45e428421666073eab6f2da5c9d310d99bb12f9b"
uuid = "189a3867-3050-52da-a836-e630ba90ab69"
version = "1.2.2"

[[deps.RelocatableFolders]]
deps = ["SHA", "Scratch"]
git-tree-sha1 = "ffdaf70d81cf6ff22c2b6e733c900c3321cab864"
uuid = "05181044-ff0b-4ac5-8273-598c1e38db00"
version = "1.0.1"

[[deps.Requires]]
deps = ["UUIDs"]
git-tree-sha1 = "838a3a4188e2ded87a4f9f184b4b0d78a1e91cb7"
uuid = "ae029012-a4dd-5104-9daa-d747884805df"
version = "1.3.0"

[[deps.SHA]]
uuid = "ea8e919c-243c-51af-8825-aaa63cd721ce"
version = "0.7.0"

[[deps.Scratch]]
deps = ["Dates"]
git-tree-sha1 = "3bac05bc7e74a75fd9cba4295cde4045d9fe2386"
uuid = "6c6a2e73-6563-6170-7368-637461726353"
version = "1.2.1"

[[deps.Serialization]]
uuid = "9e88b42a-f829-5b0c-bbe9-9e923198166b"

[[deps.Showoff]]
deps = ["Dates", "Grisu"]
git-tree-sha1 = "91eddf657aca81df9ae6ceb20b959ae5653ad1de"
uuid = "992d4aef-0814-514b-bc4d-f2e9a6c4116f"
version = "1.0.3"

[[deps.SimpleBufferStream]]
git-tree-sha1 = "f305871d2f381d21527c770d4788c06c097c9bc1"
uuid = "777ac1f9-54b0-4bf8-805c-2214025038e7"
version = "1.2.0"

[[deps.Sockets]]
uuid = "6462fe0b-24de-5631-8697-dd941f90decc"

[[deps.SortingAlgorithms]]
deps = ["DataStructures"]
git-tree-sha1 = "66e0a8e672a0bdfca2c3f5937efb8538b9ddc085"
uuid = "a2af1166-a08f-5f64-846c-94a0d3cef48c"
version = "1.2.1"

[[deps.SparseArrays]]
deps = ["LinearAlgebra", "Random"]
uuid = "2f01184e-e22b-5df5-ae63-d93ebab69eaf"

[[deps.StableRNGs]]
deps = ["Random"]
git-tree-sha1 = "83e6cce8324d49dfaf9ef059227f91ed4441a8e5"
uuid = "860ef19b-820b-49d6-a774-d7a799459cd3"
version = "1.0.2"

[[deps.Statistics]]
deps = ["LinearAlgebra", "SparseArrays"]
uuid = "10745b16-79ce-11e8-11f9-7d13ad32a3b2"

[[deps.StatsAPI]]
deps = ["LinearAlgebra"]
git-tree-sha1 = "1ff449ad350c9c4cbc756624d6f8a8c3ef56d3ed"
uuid = "82ae8749-77ed-4fe6-ae5f-f523153014b0"
version = "1.7.0"

[[deps.StatsBase]]
deps = ["DataAPI", "DataStructures", "LinearAlgebra", "LogExpFunctions", "Missings", "Printf", "Random", "SortingAlgorithms", "SparseArrays", "Statistics", "StatsAPI"]
git-tree-sha1 = "5cf7606d6cef84b543b483848d4ae08ad9832b21"
uuid = "2913bbd2-ae8a-5f71-8c99-4fb6c76f3a91"
version = "0.34.3"

[[deps.TOML]]
deps = ["Dates"]
uuid = "fa267f1f-6049-4f14-aa54-33bafae1ed76"
version = "1.0.0"

[[deps.Tar]]
deps = ["ArgTools", "SHA"]
uuid = "a4e569a6-e804-4fa4-b0f3-eef7a1d5b13e"
version = "1.10.0"

[[deps.TensorCore]]
deps = ["LinearAlgebra"]
git-tree-sha1 = "1feb45f88d133a655e001435632f019a9a1bcdb6"
uuid = "62fd8b95-f654-4bbd-a8a5-9c27f68ccd50"
version = "0.1.1"

[[deps.Test]]
deps = ["InteractiveUtils", "Logging", "Random", "Serialization"]
uuid = "8dfed614-e22c-5e08-85e1-65c5234f0b40"

[[deps.TranscodingStreams]]
git-tree-sha1 = "0c45878dcfdcfa8480052b6ab162cdd138781742"
uuid = "3bb67fe8-82b1-5028-8e26-92a6c54297fa"
version = "0.11.3"

[[deps.URIs]]
git-tree-sha1 = "67db6cc7b3821e19ebe75791a9dd19c9b1188f2b"
uuid = "5c2747f8-b7ea-4ff2-ba2e-563bfd36b1d4"
version = "1.5.1"

[[deps.UUIDs]]
deps = ["Random", "SHA"]
uuid = "cf7118a7-6976-5b1a-9a39-7adc72f591a4"

[[deps.Unicode]]
uuid = "4ec0a83e-493e-50e2-b9ac-8f72acf5a8f5"

[[deps.UnicodeFun]]
deps = ["REPL"]
git-tree-sha1 = "53915e50200959667e78a92a418594b428dffddf"
uuid = "1cfade01-22cf-5700-b092-accc4b62d6e1"
version = "0.4.1"

[[deps.Unitful]]
deps = ["ConstructionBase", "Dates", "InverseFunctions", "LinearAlgebra", "Random"]
git-tree-sha1 = "d95fe458f26209c66a187b1114df96fd70839efd"
uuid = "1986cc42-f94f-5a68-af5c-568840ba703d"
version = "1.21.0"

[[deps.UnitfulLatexify]]
deps = ["LaTeXStrings", "Latexify", "Unitful"]
git-tree-sha1 = "975c354fcd5f7e1ddcc1f1a23e6e091d99e99bc8"
uuid = "45397f5d-5981-4c77-b2b3-fc36d6e9b728"
version = "1.6.4"

[[deps.Unzip]]
git-tree-sha1 = "ca0969166a028236229f63514992fc073799bb78"
uuid = "41fe7b60-77ed-43a1-b4f0-825fd5a5650d"
version = "0.2.0"

[[deps.Vulkan_Loader_jll]]
deps = ["Artifacts", "JLLWrappers", "Libdl", "Wayland_jll", "Xorg_libX11_jll", "Xorg_libXrandr_jll", "xkbcommon_jll"]
git-tree-sha1 = "2f0486047a07670caad3a81a075d2e518acc5c59"
uuid = "a44049a8-05dd-5a78-86c9-5fde0876e88c"
version = "1.3.243+0"

[[deps.Wayland_jll]]
deps = ["Artifacts", "EpollShim_jll", "Expat_jll", "JLLWrappers", "Libdl", "Libffi_jll", "Pkg", "XML2_jll"]
git-tree-sha1 = "7558e29847e99bc3f04d6569e82d0f5c54460703"
uuid = "a2964d1f-97da-50d4-b82a-358c7fce9d89"
version = "1.21.0+1"

[[deps.Wayland_protocols_jll]]
deps = ["Artifacts", "JLLWrappers", "Libdl", "Pkg"]
git-tree-sha1 = "93f43ab61b16ddfb2fd3bb13b3ce241cafb0e6c9"
uuid = "2381bf8a-dfd0-557d-9999-79630e7b1b91"
version = "1.31.0+0"

[[deps.XML2_jll]]
deps = ["Artifacts", "JLLWrappers", "Libdl", "Libiconv_jll", "Zlib_jll"]
git-tree-sha1 = "6a451c6f33a176150f315726eba8b92fbfdb9ae7"
uuid = "02c8fc9c-b97f-50b9-bbe4-9be30ff0a78a"
version = "2.13.4+0"

[[deps.XSLT_jll]]
deps = ["Artifacts", "JLLWrappers", "Libdl", "Libgcrypt_jll", "Libgpg_error_jll", "Libiconv_jll", "XML2_jll", "Zlib_jll"]
git-tree-sha1 = "a54ee957f4c86b526460a720dbc882fa5edcbefc"
uuid = "aed1982a-8fda-507f-9586-7b0439959a61"
version = "1.1.41+0"

[[deps.XZ_jll]]
deps = ["Artifacts", "JLLWrappers", "Libdl"]
git-tree-sha1 = "15e637a697345f6743674f1322beefbc5dcd5cfc"
uuid = "ffd25f8a-64ca-5728-b0f7-c24cf3aae800"
version = "5.6.3+0"

[[deps.Xorg_libICE_jll]]
deps = ["Artifacts", "JLLWrappers", "Libdl"]
git-tree-sha1 = "326b4fea307b0b39892b3e85fa451692eda8d46c"
uuid = "f67eecfb-183a-506d-b269-f58e52b52d7c"
version = "1.1.1+0"

[[deps.Xorg_libSM_jll]]
deps = ["Artifacts", "JLLWrappers", "Libdl", "Xorg_libICE_jll"]
git-tree-sha1 = "3796722887072218eabafb494a13c963209754ce"
uuid = "c834827a-8449-5923-a945-d239c165b7dd"
version = "1.2.4+0"

[[deps.Xorg_libX11_jll]]
deps = ["Artifacts", "JLLWrappers", "Libdl", "Xorg_libxcb_jll", "Xorg_xtrans_jll"]
git-tree-sha1 = "afead5aba5aa507ad5a3bf01f58f82c8d1403495"
uuid = "4f6342f7-b3d2-589e-9d20-edeb45f2b2bc"
version = "1.8.6+0"

[[deps.Xorg_libXau_jll]]
deps = ["Artifacts", "JLLWrappers", "Libdl"]
git-tree-sha1 = "6035850dcc70518ca32f012e46015b9beeda49d8"
uuid = "0c0b7dd1-d40b-584c-a123-a41640f87eec"
version = "1.0.11+0"

[[deps.Xorg_libXcursor_jll]]
deps = ["Artifacts", "JLLWrappers", "Libdl", "Pkg", "Xorg_libXfixes_jll", "Xorg_libXrender_jll"]
git-tree-sha1 = "12e0eb3bc634fa2080c1c37fccf56f7c22989afd"
uuid = "935fb764-8cf2-53bf-bb30-45bb1f8bf724"
version = "1.2.0+4"

[[deps.Xorg_libXdmcp_jll]]
deps = ["Artifacts", "JLLWrappers", "Libdl"]
git-tree-sha1 = "34d526d318358a859d7de23da945578e8e8727b7"
uuid = "a3789734-cfe1-5b06-b2d0-1dd0d9d62d05"
version = "1.1.4+0"

[[deps.Xorg_libXext_jll]]
deps = ["Artifacts", "JLLWrappers", "Libdl", "Xorg_libX11_jll"]
git-tree-sha1 = "d2d1a5c49fae4ba39983f63de6afcbea47194e85"
uuid = "1082639a-0dae-5f34-9b06-72781eeb8cb3"
version = "1.3.6+0"

[[deps.Xorg_libXfixes_jll]]
deps = ["Artifacts", "JLLWrappers", "Libdl", "Pkg", "Xorg_libX11_jll"]
git-tree-sha1 = "0e0dc7431e7a0587559f9294aeec269471c991a4"
uuid = "d091e8ba-531a-589c-9de9-94069b037ed8"
version = "5.0.3+4"

[[deps.Xorg_libXi_jll]]
deps = ["Artifacts", "JLLWrappers", "Libdl", "Pkg", "Xorg_libXext_jll", "Xorg_libXfixes_jll"]
git-tree-sha1 = "89b52bc2160aadc84d707093930ef0bffa641246"
uuid = "a51aa0fd-4e3c-5386-b890-e753decda492"
version = "1.7.10+4"

[[deps.Xorg_libXinerama_jll]]
deps = ["Artifacts", "JLLWrappers", "Libdl", "Pkg", "Xorg_libXext_jll"]
git-tree-sha1 = "26be8b1c342929259317d8b9f7b53bf2bb73b123"
uuid = "d1454406-59df-5ea1-beac-c340f2130bc3"
version = "1.1.4+4"

[[deps.Xorg_libXrandr_jll]]
deps = ["Artifacts", "JLLWrappers", "Libdl", "Pkg", "Xorg_libXext_jll", "Xorg_libXrender_jll"]
git-tree-sha1 = "34cea83cb726fb58f325887bf0612c6b3fb17631"
uuid = "ec84b674-ba8e-5d96-8ba1-2a689ba10484"
version = "1.5.2+4"

[[deps.Xorg_libXrender_jll]]
deps = ["Artifacts", "JLLWrappers", "Libdl", "Xorg_libX11_jll"]
git-tree-sha1 = "47e45cd78224c53109495b3e324df0c37bb61fbe"
uuid = "ea2f1a96-1ddc-540d-b46f-429655e07cfa"
version = "0.9.11+0"

[[deps.Xorg_libpthread_stubs_jll]]
deps = ["Artifacts", "JLLWrappers", "Libdl"]
git-tree-sha1 = "8fdda4c692503d44d04a0603d9ac0982054635f9"
uuid = "14d82f49-176c-5ed1-bb49-ad3f5cbd8c74"
version = "0.1.1+0"

[[deps.Xorg_libxcb_jll]]
deps = ["Artifacts", "JLLWrappers", "Libdl", "XSLT_jll", "Xorg_libXau_jll", "Xorg_libXdmcp_jll", "Xorg_libpthread_stubs_jll"]
git-tree-sha1 = "bcd466676fef0878338c61e655629fa7bbc69d8e"
uuid = "c7cfdc94-dc32-55de-ac96-5a1b8d977c5b"
version = "1.17.0+0"

[[deps.Xorg_libxkbfile_jll]]
deps = ["Artifacts", "JLLWrappers", "Libdl", "Xorg_libX11_jll"]
git-tree-sha1 = "730eeca102434283c50ccf7d1ecdadf521a765a4"
uuid = "cc61e674-0454-545c-8b26-ed2c68acab7a"
version = "1.1.2+0"

[[deps.Xorg_xcb_util_cursor_jll]]
deps = ["Artifacts", "JLLWrappers", "Libdl", "Xorg_xcb_util_image_jll", "Xorg_xcb_util_jll", "Xorg_xcb_util_renderutil_jll"]
git-tree-sha1 = "04341cb870f29dcd5e39055f895c39d016e18ccd"
uuid = "e920d4aa-a673-5f3a-b3d7-f755a4d47c43"
version = "0.1.4+0"

[[deps.Xorg_xcb_util_image_jll]]
deps = ["Artifacts", "JLLWrappers", "Libdl", "Pkg", "Xorg_xcb_util_jll"]
git-tree-sha1 = "0fab0a40349ba1cba2c1da699243396ff8e94b97"
uuid = "12413925-8142-5f55-bb0e-6d7ca50bb09b"
version = "0.4.0+1"

[[deps.Xorg_xcb_util_jll]]
deps = ["Artifacts", "JLLWrappers", "Libdl", "Pkg", "Xorg_libxcb_jll"]
git-tree-sha1 = "e7fd7b2881fa2eaa72717420894d3938177862d1"
uuid = "2def613f-5ad1-5310-b15b-b15d46f528f5"
version = "0.4.0+1"

[[deps.Xorg_xcb_util_keysyms_jll]]
deps = ["Artifacts", "JLLWrappers", "Libdl", "Pkg", "Xorg_xcb_util_jll"]
git-tree-sha1 = "d1151e2c45a544f32441a567d1690e701ec89b00"
uuid = "975044d2-76e6-5fbe-bf08-97ce7c6574c7"
version = "0.4.0+1"

[[deps.Xorg_xcb_util_renderutil_jll]]
deps = ["Artifacts", "JLLWrappers", "Libdl", "Pkg", "Xorg_xcb_util_jll"]
git-tree-sha1 = "dfd7a8f38d4613b6a575253b3174dd991ca6183e"
uuid = "0d47668e-0667-5a69-a72c-f761630bfb7e"
version = "0.3.9+1"

[[deps.Xorg_xcb_util_wm_jll]]
deps = ["Artifacts", "JLLWrappers", "Libdl", "Pkg", "Xorg_xcb_util_jll"]
git-tree-sha1 = "e78d10aab01a4a154142c5006ed44fd9e8e31b67"
uuid = "c22f9ab0-d5fe-5066-847c-f4bb1cd4e361"
version = "0.4.1+1"

[[deps.Xorg_xkbcomp_jll]]
deps = ["Artifacts", "JLLWrappers", "Libdl", "Xorg_libxkbfile_jll"]
git-tree-sha1 = "330f955bc41bb8f5270a369c473fc4a5a4e4d3cb"
uuid = "35661453-b289-5fab-8a00-3d9160c6a3a4"
version = "1.4.6+0"

[[deps.Xorg_xkeyboard_config_jll]]
deps = ["Artifacts", "JLLWrappers", "Libdl", "Xorg_xkbcomp_jll"]
git-tree-sha1 = "691634e5453ad362044e2ad653e79f3ee3bb98c3"
uuid = "33bec58e-1273-512f-9401-5d533626f822"
version = "2.39.0+0"

[[deps.Xorg_xtrans_jll]]
deps = ["Artifacts", "JLLWrappers", "Libdl"]
git-tree-sha1 = "e92a1a012a10506618f10b7047e478403a046c77"
uuid = "c5fb5394-a638-5e4d-96e5-b29de1b5cf10"
version = "1.5.0+0"

[[deps.Zlib_jll]]
deps = ["Libdl"]
uuid = "83775a58-1f1d-513f-b197-d71354ab007a"
version = "1.2.12+3"

[[deps.Zstd_jll]]
deps = ["Artifacts", "JLLWrappers", "Libdl"]
git-tree-sha1 = "555d1076590a6cc2fdee2ef1469451f872d8b41b"
uuid = "3161d3a3-bdf6-5164-811a-617609db77b4"
version = "1.5.6+1"

[[deps.eudev_jll]]
deps = ["Artifacts", "JLLWrappers", "Libdl", "Pkg", "gperf_jll"]
git-tree-sha1 = "431b678a28ebb559d224c0b6b6d01afce87c51ba"
uuid = "35ca27e7-8b34-5b7f-bca9-bdc33f59eb06"
version = "3.2.9+0"

[[deps.fzf_jll]]
deps = ["Artifacts", "JLLWrappers", "Libdl"]
git-tree-sha1 = "936081b536ae4aa65415d869287d43ef3cb576b2"
uuid = "214eeab7-80f7-51ab-84ad-2988db7cef09"
version = "0.53.0+0"

[[deps.gperf_jll]]
deps = ["Artifacts", "JLLWrappers", "Libdl", "Pkg"]
git-tree-sha1 = "3516a5630f741c9eecb3720b1ec9d8edc3ecc033"
uuid = "1a1c6b14-54f6-533d-8383-74cd7377aa70"
version = "3.1.1+0"

[[deps.libaom_jll]]
deps = ["Artifacts", "JLLWrappers", "Libdl"]
git-tree-sha1 = "1827acba325fdcdf1d2647fc8d5301dd9ba43a9d"
uuid = "a4ae2306-e953-59d6-aa16-d00cac43593b"
version = "3.9.0+0"

[[deps.libass_jll]]
deps = ["Artifacts", "Bzip2_jll", "FreeType2_jll", "FriBidi_jll", "HarfBuzz_jll", "JLLWrappers", "Libdl", "Zlib_jll"]
git-tree-sha1 = "e17c115d55c5fbb7e52ebedb427a0dca79d4484e"
uuid = "0ac62f75-1d6f-5e53-bd7c-93b484bb37c0"
version = "0.15.2+0"

[[deps.libblastrampoline_jll]]
deps = ["Artifacts", "Libdl", "OpenBLAS_jll"]
uuid = "8e850b90-86db-534c-a0d3-1478176c7d93"
version = "5.1.1+0"

[[deps.libdecor_jll]]
deps = ["Artifacts", "Dbus_jll", "JLLWrappers", "Libdl", "Libglvnd_jll", "Pango_jll", "Wayland_jll", "xkbcommon_jll"]
git-tree-sha1 = "9bf7903af251d2050b467f76bdbe57ce541f7f4f"
uuid = "1183f4f0-6f2a-5f1a-908b-139f9cdfea6f"
version = "0.2.2+0"

[[deps.libevdev_jll]]
deps = ["Artifacts", "JLLWrappers", "Libdl", "Pkg"]
git-tree-sha1 = "141fe65dc3efabb0b1d5ba74e91f6ad26f84cc22"
uuid = "2db6ffa8-e38f-5e21-84af-90c45d0032cc"
version = "1.11.0+0"

[[deps.libfdk_aac_jll]]
deps = ["Artifacts", "JLLWrappers", "Libdl"]
git-tree-sha1 = "8a22cf860a7d27e4f3498a0fe0811a7957badb38"
uuid = "f638f0a6-7fb0-5443-88ba-1cc74229b280"
version = "2.0.3+0"

[[deps.libinput_jll]]
deps = ["Artifacts", "JLLWrappers", "Libdl", "Pkg", "eudev_jll", "libevdev_jll", "mtdev_jll"]
git-tree-sha1 = "ad50e5b90f222cfe78aa3d5183a20a12de1322ce"
uuid = "36db933b-70db-51c0-b978-0f229ee0e533"
version = "1.18.0+0"

[[deps.libpng_jll]]
deps = ["Artifacts", "JLLWrappers", "Libdl", "Zlib_jll"]
git-tree-sha1 = "b70c870239dc3d7bc094eb2d6be9b73d27bef280"
uuid = "b53b4c65-9356-5827-b1ea-8c7a1a84506f"
version = "1.6.44+0"

[[deps.libvorbis_jll]]
deps = ["Artifacts", "JLLWrappers", "Libdl", "Ogg_jll", "Pkg"]
git-tree-sha1 = "490376214c4721cdaca654041f635213c6165cb3"
uuid = "f27f6e37-5d2b-51aa-960f-b287f2bc3b7a"
version = "1.3.7+2"

[[deps.mtdev_jll]]
deps = ["Artifacts", "JLLWrappers", "Libdl", "Pkg"]
git-tree-sha1 = "814e154bdb7be91d78b6802843f76b6ece642f11"
uuid = "009596ad-96f7-51b1-9f1b-5ce2d5e8a71e"
version = "1.1.6+0"

[[deps.nghttp2_jll]]
deps = ["Artifacts", "Libdl"]
uuid = "8e850ede-7688-5339-a07c-302acd2aaf8d"
version = "1.48.0+0"

[[deps.p7zip_jll]]
deps = ["Artifacts", "Libdl"]
uuid = "3f19e933-33d8-53b3-aaab-bd5110c3b7a0"
version = "17.4.0+0"

[[deps.x264_jll]]
deps = ["Artifacts", "JLLWrappers", "Libdl", "Pkg"]
git-tree-sha1 = "4fea590b89e6ec504593146bf8b988b2c00922b2"
uuid = "1270edf5-f2f9-52d2-97e9-ab00b5d0237a"
version = "2021.5.5+0"

[[deps.x265_jll]]
deps = ["Artifacts", "JLLWrappers", "Libdl", "Pkg"]
git-tree-sha1 = "ee567a171cce03570d77ad3a43e90218e38937a9"
uuid = "dfaa095f-4041-5dcd-9319-2fabd8486b76"
version = "3.5.0+0"

[[deps.xkbcommon_jll]]
deps = ["Artifacts", "JLLWrappers", "Libdl", "Pkg", "Wayland_jll", "Wayland_protocols_jll", "Xorg_libxcb_jll", "Xorg_xkeyboard_config_jll"]
git-tree-sha1 = "9c304562909ab2bab0262639bd4f444d7bc2be37"
uuid = "d8fb68d0-12a3-5cfd-a85a-d49703b185fd"
version = "1.4.1+1"
"""

# ╔═╡ Cell order:
# ╠═417d66ce-a046-11ef-13b9-3df4bf34ef36
# ╟─c4cb3153-77f4-4e1a-996f-76d74ac9d646
# ╠═66805534-4dda-49d8-9d10-fcb119c4cb1a
# ╠═20e78377-6380-4b7d-9552-bc6c7c46bf62
# ╠═b18c0871-6da3-43ce-853e-d1f812860a34
# ╟─8ce4c31d-2eb8-4c3b-82bb-39987ccdd799
# ╟─c32cb70b-d72c-49bf-b3d9-eec158e6e72a
# ╠═3bc0235a-880a-4b6e-8358-1981c6d35674
# ╠═130ac2d5-661e-45c8-89c5-5756d45f1cd4
# ╟─00000000-0000-0000-0000-000000000001
# ╟─00000000-0000-0000-0000-000000000002
